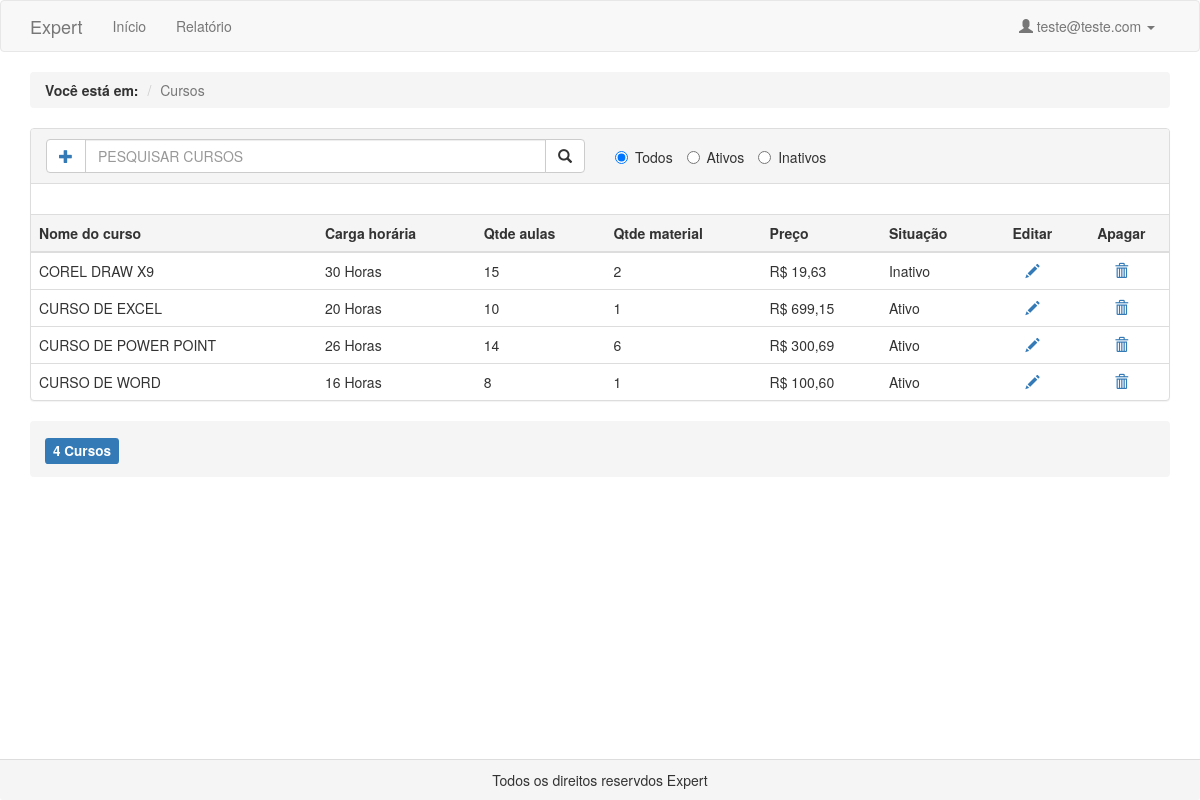
Page /pages/cursos_home.php (signed in) on the committed database.
### tables this page shows
CREATE TABLE `cursos` (
  `cod_curso` int(11) NOT NULL,
  `nome_curso` varchar(100) NOT NULL,
  `carga_horaria` int(5) NOT NULL,
  `preco` double NOT NULL,
  `qtde_aulas` int(11) NOT NULL,
  `qtde_material` int(11) DEFAULT NULL,
  `situacao` varchar(20) NOT NULL
);

### pages/cursos_home.php (the view, shortened to what this page needs)
<?php
	$optradio = 'Todos';
	@$pesquisar = $_POST['pesquisar'];
	@$situacao = $_POST['optradio'];
	if( $situacao == NULL){
		$sql = "SELECT * from cursos WHERE nome_curso LIKE  '%$pesquisar%' order by nome_curso LIMIT 100";
	}elseif($situacao == 'Todos'){
		$sql = "SELECT * from cursos WHERE nome_curso LIKE  '%$pesquisar%' order by nome_curso LIMIT 100";
	}else{
		$sql = "SELECT * from cursos WHERE nome_curso LIKE  '%$pesquisar%' AND situacao = '$situacao' order by nome_curso LIMIT 100";
	}
	$objDb = new db();
	$link = $objDb->conecta_mysqli();
	$resultado_id = mysqli_query($link, $sql);
	$cursos = "SELECT count(*)as total from cursos WHERE situacao = '$situacao'";
	if ($situacao == NULL) {
		$cursos = "SELECT count(*)as total from cursos";
	}
	$resul = mysqli_query($link, $cursos);
	$value = mysqli_fetch_assoc($resul);
	$total = $value['total'];
 ?>
<!DOCTYPE html>
<html>
	<head>
		<link rel="stylesheet" type="text/css" href="../bootstrap/css/bootstrap.min.css" ></link>
	</head>
<body>
	<nav class="navbar navbar-default">
		<div class="container">
			<div class="navbar-header">
				<a class="navbar-brand" href="#">
					<span title="Logo Expert">
						<div id="logoSVG">Expert</div>
					</span>
				</a>
		  	</div>
		  	<div class="collapse navbar-collapse" id="bs-example-navbar-collapse-1">
				<ul class="nav navbar-nav">
					<li><a href="../pages/home.php">Início <span class="sr-only">(current)</span></a></li>
					<li><a href="#">Relatório</a></li>
				</ul>
				<ul class="nav navbar-nav navbar-right">
					<li class="dropdown">
						<a href="#" class="dropdown-toggle" data-toggle="dropdown" role="button" aria-haspopup="true" aria-expanded="false">
							<span class="glyphicon glyphicon-user"></span>
						  	<?php
							  echo $_SESSION['login']
						  	?> <span class="caret"></span></a>
				  	</li>
				</ul>
		  	</div>
		</div>
	</nav>
	<div class="container">
		<ol class="breadcrumb">
			<li><strong>Você está em:</a></strong></li>
			<li class="active">Cursos</li>
		</ol>
		<div class="panel panel-default">
			<div class="panel-heading">
				<div class="row">
					<form name="frmPesquisar" method="POST" id="pesquisar">
						<div class="col-sm-6">
							<div class="input-group">
						    	<span class="input-group-btn">
						        	<span class="btn btn-default" type="button" data-toggle="tooltip" data-placement="bottom" title="Cadastrar cursos">
						        		<a href="../pages/cursos_cadastrar.php">
											<span class="glyphicon glyphicon-plus"></span>
										</a>
						        	</span>
						    	</span>
						     	<input style="text-transform: uppercase" class="form-control" name="pesquisar" type="text" id="busca" placeholder="Pesquisar cursos">
						      	<span class="input-group-btn">
						        	<button id="btnPesquisar" type="submit" class="btn btn-default">
						    			<span class="glyphicon glyphicon-search"  data-toggle="tooltip" data-placement="bottom"  title="Pesquisar cursos"></span>
						    		</button>
						      	</span>
						    </div>
						</div>
						<div style="padding-top: 6px;" class="col-sm-6">
						    <label class="radio-inline">
						    	<input type="radio" name="optradio" value="Todos" <?php echo ($optradio == "Todos") ? "checked" : null; ?>><span  data-toggle="tooltip" data-placement="bottom" title="todos os cursos">Todos</span>
						    </label>
						    <label class="radio-inline">
						    	<input type="radio" name="optradio" value="Ativo" <?php echo ($optradio == "Ativos") ? "checked" : null; ?>><span  data-toggle="tooltip" data-placement="bottom" title="Cursos ativos">Ativos</span>
						    </label>
						    <label class="radio-inline">
						    	<input type="radio" name="optradio" value="Inativo" <?php echo ($optradio == "Inativos") ? "checked" : null; ?>><span  data-toggle="tooltip" data-placement="bottom" title="Cursos Inativos">Inativos</span>
						    </label>
						</div>
					</form>
				</div>
			</div>
			<div class="panel-body">
			</div>
			<table class="table table-hover table-responsive">
				<thead>
					<tr class="active">
						<th>Nome do curso</th>
						<th>Carga horária</th>
						<th>Qtde aulas</th>
						<th>Qtde material</th>
						<th>Preço</th>
						<th>Situação</th>
						<th style="text-align: center;">Editar</th>
						<th style="text-align: center;">Apagar</th>
					</tr>
				</thead>
				<?php while ($dado = $resultado_id->fetch_array()) {?>
					<tr>
						<td style="text-transform: uppercase;"><?php echo $dado["nome_curso"]; ?></td>
						<td><?php echo $dado["carga_horaria"]." Horas"; ?></td>
						<td><?php echo $dado["qtde_aulas"]; ?></td>
						<td><?php echo $dado["qtde_material"]; ?></td>
						<td><?php echo "R$ " .number_format($dado["preco"], 2, ',', '.'); ?></td>
						<td><?php echo $dado["situacao"]; ?></td>
						<td style="text-align: center;">
							<a href="../pages/cursos_alterar.php?cod=<?php echo $dado["cod_curso"]; ?>">
								<span data-toggle="tooltip" data-placement="bottom" title="Alterar este curso" class="glyphicon glyphicon-pencil"></span>
							</a>
					  	</td>
					  	<td style="text-align: center;">
							<a href="javascript:
								if(confirm('Tem certeza que deseja excluir o curso <?php echo $dado["nome_curso"]; ?>'))
									{ location.href='../pages/cursos_excluir.php?cod=<?php echo $dado["cod_curso"]; ?>'}">
								<span class="glyphicon glyphicon-trash" data-toggle="tooltip" data-placement="bottom" title="Excluir este curso"></span>
							</a>
						</td>
					</tr>
				<?php } ?>
			</table>
		</div>
	</div>
	<div class="container">
		<div class="breadcrumb">
			<h4>
				<span class="label label-primary">
					<?php echo $total; ?> Cursos
				</span>
			</h4>
		</div>
	</div>
	<div class="panel-footer" id="rodape" style="bottom: 0px; position: fixed; width: 100%;	text-align: center;">
		Todos os direitos reservdos Expert
	</div>
</body>
</html>

### rows in the picture
cursos: nome_curso "COREL DRAW X9", carga_horaria "30", qtde_aulas "15", qtde_material "2", preco "19,63", situacao "Inativo"
cursos: nome_curso "CURSO DE EXCEL", carga_horaria "20", qtde_aulas "10", qtde_material "1", preco "699,15", situacao "Ativo"
cursos: nome_curso "CURSO DE POWER POINT", carga_horaria "26", qtde_aulas "14", qtde_material "6", preco "300,69", situacao "Ativo"
cursos: nome_curso "CURSO DE WORD", carga_horaria "16", qtde_aulas "8", qtde_material "1", preco "100,60", situacao "Ativo"

### other values in the picture
$_SESSION['login'] "teste@teste.com"
$total "4"
